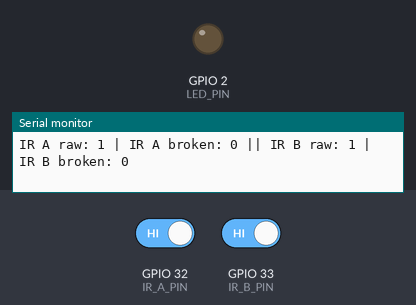
The sketch below on a simulated ESP32. Shown: output pins drawn as LEDs (lit = HIGH), the last lines printed to the serial monitor. The test bench sets the inputs (shaded band); at power-on: GPIO 32 (IR_A_PIN) HIGH, GPIO 33 (IR_B_PIN) HIGH.

Above: at 2.2 s.
2.3 s: GPIO 32 (IR_A_PIN) driven LOW
At 3.1 s:
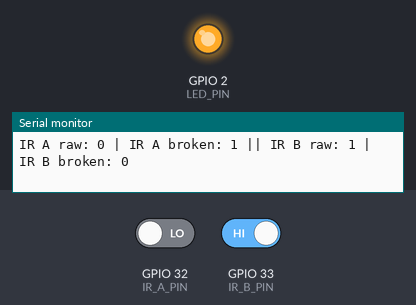
4.0 s: GPIO 32 (IR_A_PIN) driven HIGH
At 4.3 s:
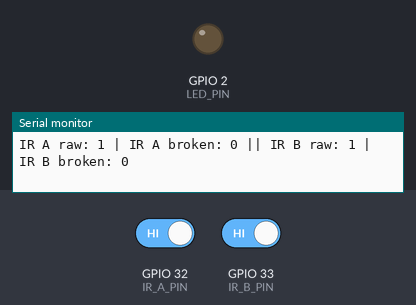
5.5 s: GPIO 33 (IR_B_PIN) driven LOW
At 6.7 s:
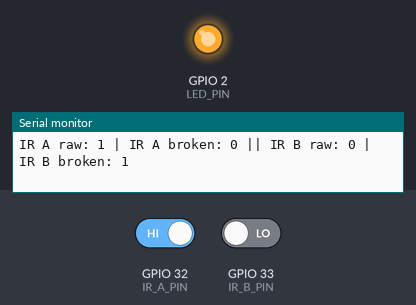
Timing chart, 0 to 8.5 s (numbered marks = the images above; inputs shaded):
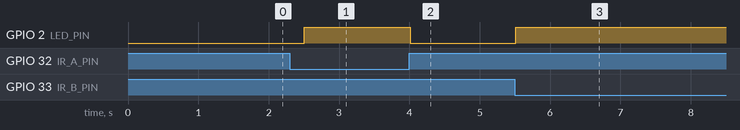

Measured:
- after the input at 2.3 s, GPIO 2 (LED_PIN): LOW → HIGH after 0.21 s
- after the input at 4.0 s, GPIO 2 (LED_PIN): HIGH → LOW at once
- after the input at 5.5 s, GPIO 2 (LED_PIN): LOW → HIGH at once

The sketch:

ir_dual_beam_test.ino
```cpp
#define IR_A_PIN 32
#define IR_B_PIN 33

#define LED_PIN 2

void setup() {
  Serial.begin(115200);
  delay(1000);

  pinMode(IR_A_PIN, INPUT_PULLUP);
  pinMode(IR_B_PIN, INPUT_PULLUP);
  pinMode(LED_PIN, OUTPUT);

  Serial.println("Two IR break-beam sensor test started.");
  Serial.println("Beam clear = HIGH, Beam broken = LOW");
}

void loop() {
  int irA = digitalRead(IR_A_PIN);
  int irB = digitalRead(IR_B_PIN);

  bool irA_broken = (irA == LOW);
  bool irB_broken = (irB == LOW);

  Serial.print("IR A raw: ");
  Serial.print(irA);
  Serial.print(" | IR A broken: ");
  Serial.print(irA_broken);

  Serial.print(" || IR B raw: ");
  Serial.print(irB);
  Serial.print(" | IR B broken: ");
  Serial.println(irB_broken);

  if (irA_broken || irB_broken) {
    digitalWrite(LED_PIN, HIGH);
  } else {
    digitalWrite(LED_PIN, LOW);
  }

  delay(300);
}
```
